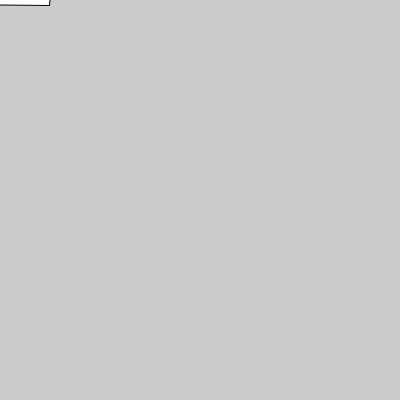
Frame 1 (no input)
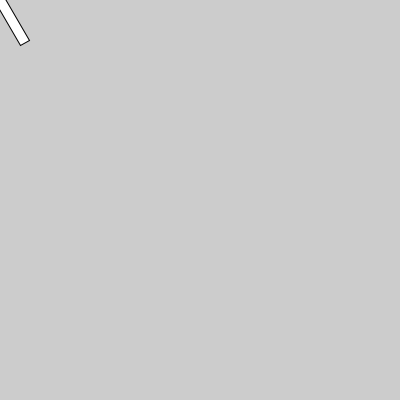
Frame 60 (the mouse pressed at the canvas centre just before this capture)
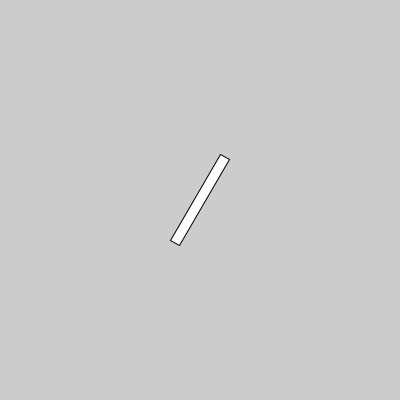
Frame 120 (the mouse held since frame 60 and released just before this capture)

The Processing sketch that drew these frames (run headless with seeded random() and noise(); from frame 60 on, the mouse is pressed at the canvas centre):

// Processing sketch: week05_4_translate_mouseX_mouseY_rotate_radians_ramCount
// ── week05_4_translate_mouseX_mouseY_rotate_radians_ramCount.pde
//week05_4_translate_mouseX_mouseY_rotate_radians_ramCount
void setup(){
  size(400,400);
}
void draw(){
  background(204);
  //請做以下測試:把下面兩行，調一下順序
  //會發現:畫東西之前的translate()才有效果
  //在電腦圖學理，畫圖時，會照著之前的{累積的移動、旋轉}來放東西
  
  translate(mouseX,mouseY);//移到mouse所在位置
  rotate(radians(frameCount));
  rect(-50,-5,100,10);//寬度100的棒子，但放在左上角
 }
